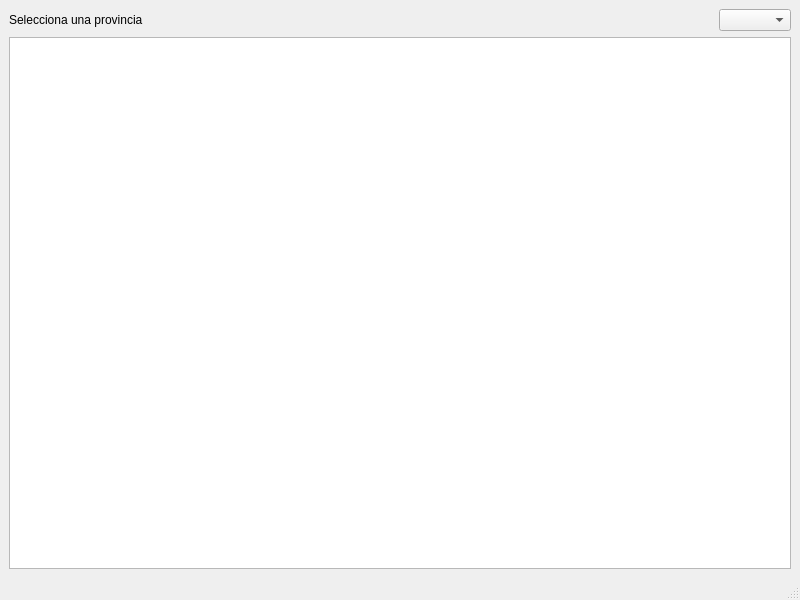
<?xml version="1.0" encoding="UTF-8"?>
<ui version="4.0">
 <class>MainWindow</class>
 <widget class="QMainWindow" name="MainWindow">
  <property name="geometry">
   <rect>
    <x>0</x>
    <y>0</y>
    <width>800</width>
    <height>600</height>
   </rect>
  </property>
  <property name="windowTitle">
   <string>MainWindow</string>
  </property>
  <widget class="QWidget" name="centralwidget">
   <layout class="QVBoxLayout" name="verticalLayout_2">
    <item>
     <layout class="QVBoxLayout" name="verticalLayout">
      <item>
       <layout class="QHBoxLayout" name="horizontalLayout">
        <item>
         <widget class="QLabel" name="label">
          <property name="text">
           <string>Selecciona una provincia</string>
          </property>
         </widget>
        </item>
        <item>
         <spacer name="horizontalSpacer">
          <property name="orientation">
           <enum>Qt::Orientation::Horizontal</enum>
          </property>
          <property name="sizeHint" stdset="0">
           <size>
            <width>40</width>
            <height>20</height>
           </size>
          </property>
         </spacer>
        </item>
        <item>
         <widget class="QComboBox" name="comboBox"/>
        </item>
       </layout>
      </item>
      <item>
       <widget class="QTableWidget" name="tableWidget"/>
      </item>
     </layout>
    </item>
   </layout>
  </widget>
  <widget class="QMenuBar" name="menubar">
   <property name="geometry">
    <rect>
     <x>0</x>
     <y>0</y>
     <width>800</width>
     <height>33</height>
    </rect>
   </property>
  </widget>
  <widget class="QStatusBar" name="statusbar"/>
 </widget>
 <resources/>
 <connections/>
</ui>
